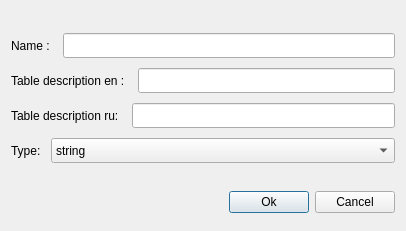
<?xml version="1.0" encoding="UTF-8"?>
<ui version="4.0">
 <class>DatabaseSchemaEditorColumnDialog</class>
 <widget class="QDialog" name="DatabaseSchemaEditorColumnDialog">
  <property name="geometry">
   <rect>
    <x>0</x>
    <y>0</y>
    <width>406</width>
    <height>231</height>
   </rect>
  </property>
  <property name="windowTitle">
   <string>Column edit</string>
  </property>
  <layout class="QVBoxLayout" name="verticalLayout" stretch="1,0">
   <item>
    <layout class="QVBoxLayout" name="verticalLayout_8">
     <property name="spacing">
      <number>10</number>
     </property>
     <property name="topMargin">
      <number>17</number>
     </property>
     <property name="rightMargin">
      <number>0</number>
     </property>
     <property name="bottomMargin">
      <number>17</number>
     </property>
     <item>
      <layout class="QHBoxLayout" name="horizontalLayout_8">
       <property name="topMargin">
        <number>0</number>
       </property>
       <item>
        <widget class="QLabel" name="label">
         <property name="text">
          <string>Name : </string>
         </property>
        </widget>
       </item>
       <item>
        <widget class="QLineEdit" name="ColumnName">
         <property name="minimumSize">
          <size>
           <width>0</width>
           <height>25</height>
          </size>
         </property>
        </widget>
       </item>
      </layout>
     </item>
     <item>
      <layout class="QHBoxLayout" name="horizontalLayout_9">
       <property name="bottomMargin">
        <number>0</number>
       </property>
       <item>
        <widget class="QLabel" name="label_2">
         <property name="text">
          <string>Table description en : </string>
         </property>
        </widget>
       </item>
       <item>
        <widget class="QLineEdit" name="ColumnDescriptionEn">
         <property name="minimumSize">
          <size>
           <width>0</width>
           <height>25</height>
          </size>
         </property>
        </widget>
       </item>
      </layout>
     </item>
     <item>
      <layout class="QHBoxLayout" name="horizontalLayout_10">
       <property name="topMargin">
        <number>0</number>
       </property>
       <item>
        <widget class="QLabel" name="label_3">
         <property name="text">
          <string>Table description ru: </string>
         </property>
        </widget>
       </item>
       <item>
        <widget class="QLineEdit" name="ColumnDescriptionRu">
         <property name="minimumSize">
          <size>
           <width>0</width>
           <height>25</height>
          </size>
         </property>
        </widget>
       </item>
      </layout>
     </item>
     <item>
      <layout class="QHBoxLayout" name="horizontalLayout_2">
       <property name="topMargin">
        <number>0</number>
       </property>
       <item>
        <widget class="QLabel" name="label_4">
         <property name="sizePolicy">
          <sizepolicy hsizetype="Maximum" vsizetype="Preferred">
           <horstretch>0</horstretch>
           <verstretch>0</verstretch>
          </sizepolicy>
         </property>
         <property name="text">
          <string>Type:</string>
         </property>
        </widget>
       </item>
       <item>
        <widget class="QComboBox" name="ColumnType">
         <property name="sizePolicy">
          <sizepolicy hsizetype="Minimum" vsizetype="Fixed">
           <horstretch>0</horstretch>
           <verstretch>0</verstretch>
          </sizepolicy>
         </property>
         <property name="minimumSize">
          <size>
           <width>0</width>
           <height>25</height>
          </size>
         </property>
         <item>
          <property name="text">
           <string>string</string>
          </property>
         </item>
         <item>
          <property name="text">
           <string>int</string>
          </property>
         </item>
         <item>
          <property name="text">
           <string>date</string>
          </property>
         </item>
         <item>
          <property name="text">
           <string>bool</string>
          </property>
         </item>
        </widget>
       </item>
      </layout>
     </item>
    </layout>
   </item>
   <item>
    <layout class="QHBoxLayout" name="horizontalLayout">
     <item>
      <spacer name="horizontalSpacer">
       <property name="orientation">
        <enum>Qt::Horizontal</enum>
       </property>
       <property name="sizeHint" stdset="0">
        <size>
         <width>40</width>
         <height>20</height>
        </size>
       </property>
      </spacer>
     </item>
     <item>
      <widget class="QPushButton" name="pushButtonOk">
       <property name="text">
        <string>Ok</string>
       </property>
      </widget>
     </item>
     <item>
      <widget class="QPushButton" name="pushButtonCancel">
       <property name="text">
        <string>Cancel</string>
       </property>
      </widget>
     </item>
    </layout>
   </item>
  </layout>
 </widget>
 <resources/>
 <connections/>
</ui>
